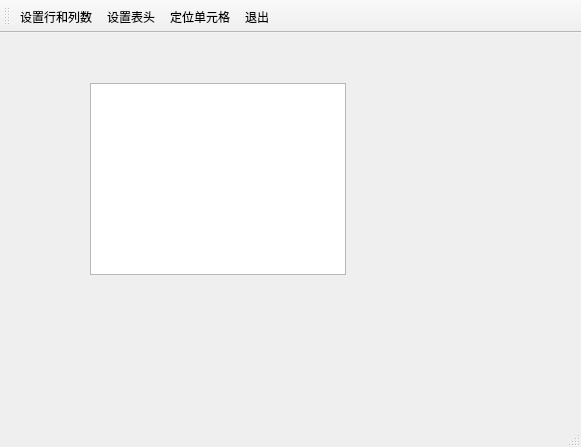
<?xml version="1.0" encoding="UTF-8"?>
<ui version="4.0">
 <class>MainWindow</class>
 <widget class="QMainWindow" name="MainWindow">
  <property name="geometry">
   <rect>
    <x>0</x>
    <y>0</y>
    <width>581</width>
    <height>447</height>
   </rect>
  </property>
  <property name="windowTitle">
   <string>自定义对话框</string>
  </property>
  <widget class="QWidget" name="centralwidget">
   <widget class="QTableView" name="tableView">
    <property name="geometry">
     <rect>
      <x>90</x>
      <y>50</y>
      <width>256</width>
      <height>192</height>
     </rect>
    </property>
   </widget>
  </widget>
  <widget class="QStatusBar" name="statusbar"/>
  <widget class="QToolBar" name="toolBar">
   <property name="windowTitle">
    <string>toolBar</string>
   </property>
   <property name="toolButtonStyle">
    <enum>Qt::ToolButtonTextUnderIcon</enum>
   </property>
   <attribute name="toolBarArea">
    <enum>TopToolBarArea</enum>
   </attribute>
   <attribute name="toolBarBreak">
    <bool>false</bool>
   </attribute>
   <addaction name="actTab_SetSize"/>
   <addaction name="actTab_SetHeader"/>
   <addaction name="actTab_Locate"/>
   <addaction name="actFile_Quit"/>
  </widget>
  <action name="actTab_SetSize">
   <property name="icon">
    <iconset resource="res.qrc">
     <normaloff>:/img/images/add_files.png</normaloff>:/img/images/add_files.png</iconset>
   </property>
   <property name="text">
    <string>设置行和列数</string>
   </property>
   <property name="toolTip">
    <string>设置表行数和列数</string>
   </property>
  </action>
  <action name="actTab_SetHeader">
   <property name="icon">
    <iconset resource="res.qrc">
     <normaloff>:/img/images/list.png</normaloff>:/img/images/list.png</iconset>
   </property>
   <property name="text">
    <string>设置表头</string>
   </property>
   <property name="toolTip">
    <string>设置表头标题</string>
   </property>
  </action>
  <action name="actFile_Quit">
   <property name="icon">
    <iconset resource="res.qrc">
     <normaloff>:/img/images/quit.png</normaloff>:/img/images/quit.png</iconset>
   </property>
   <property name="text">
    <string>退出</string>
   </property>
   <property name="toolTip">
    <string>退出本软件</string>
   </property>
  </action>
  <action name="actTab_Locate">
   <property name="icon">
    <iconset resource="res.qrc">
     <normaloff>:/img/images/local.png</normaloff>:/img/images/local.png</iconset>
   </property>
   <property name="text">
    <string>定位单元格</string>
   </property>
   <property name="toolTip">
    <string>定位到某个单元格</string>
   </property>
  </action>
 </widget>
 <resources>
  <include location="res.qrc"/>
 </resources>
 <connections>
  <connection>
   <sender>actFile_Quit</sender>
   <signal>triggered()</signal>
   <receiver>MainWindow</receiver>
   <slot>close()</slot>
   <hints>
    <hint type="sourcelabel">
     <x>-1</x>
     <y>-1</y>
    </hint>
    <hint type="destinationlabel">
     <x>290</x>
     <y>223</y>
    </hint>
   </hints>
  </connection>
 </connections>
</ui>
